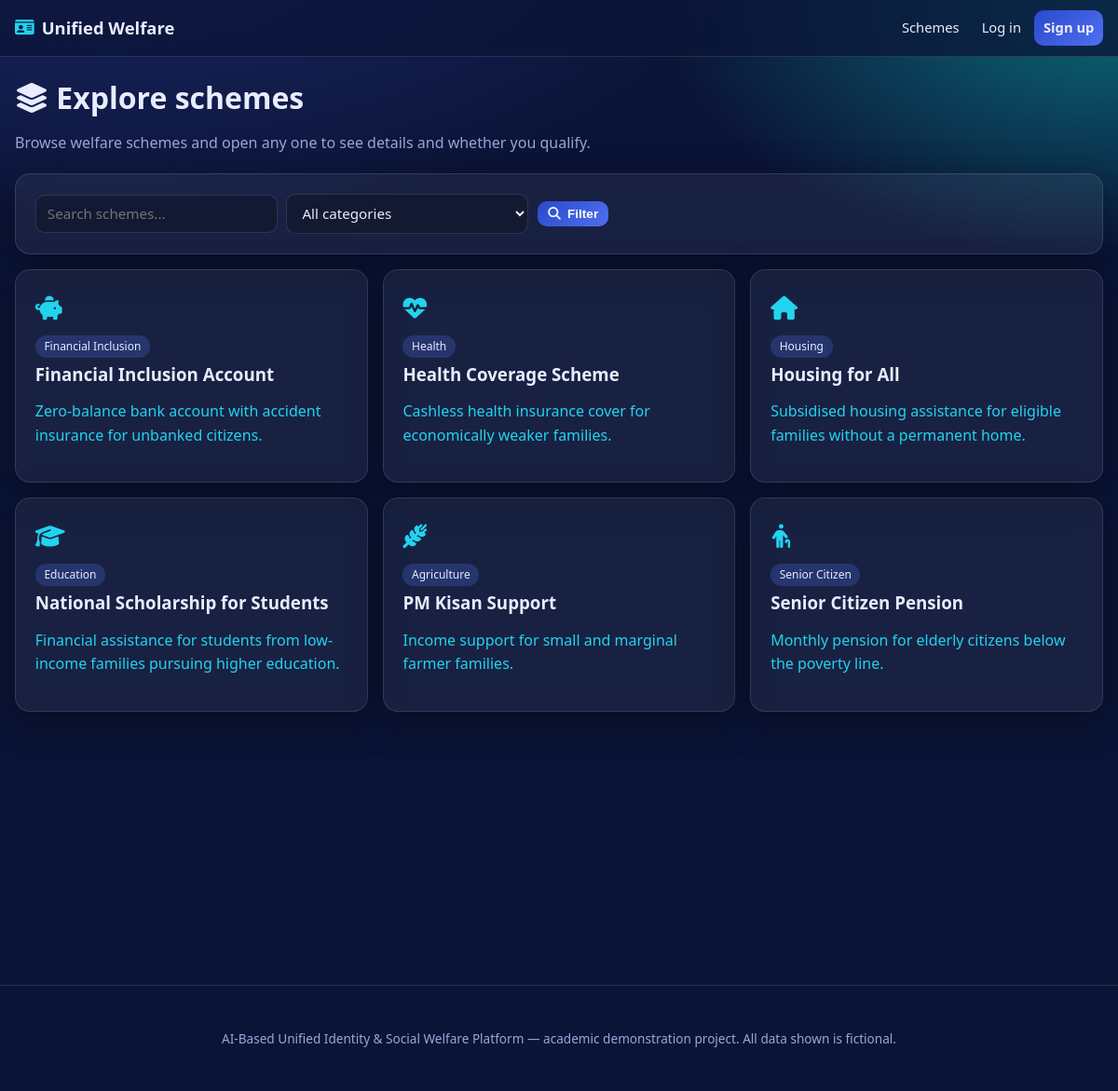
/schemes/, run on the app's committed database.
### models.py (models this page shows, shortened)
class Scheme(db.Model):
    __tablename__ = "schemes"
    id = db.Column(db.Integer, primary_key=True)
    scheme_name = db.Column(db.String(150), nullable=False)
    category = db.Column(db.String(60), nullable=False, index=True)
    description = db.Column(db.Text, nullable=False)
    benefits = db.Column(db.Text)
    official_url = db.Column(db.String(255))
    required_documents = db.Column(db.Text)   # comma-separated list
    is_active = db.Column(db.Boolean, default=True)
    created_at = db.Column(db.DateTime, default=_now)
    updated_at = db.Column(db.DateTime, default=_now, onupdate=_now)
    rules = db.relationship("EligibilityRule", backref="scheme", lazy=True,
                            cascade="all, delete-orphan")

### routes/schemes.py (the view)
@schemes_bp.route("/")
def explore():
    q = request.args.get("q", "").strip()
    category = request.args.get("category", "").strip()
    query = Scheme.query.filter_by(is_active=True)
    if q:
        query = query.filter(Scheme.scheme_name.ilike(f"%{q}%"))
    if category:
        query = query.filter_by(category=category)
    schemes = query.order_by(Scheme.scheme_name.asc()).all()
    return render_template(
        "schemes/list.html",
        schemes=schemes,
        q=q,
        category=category,
        categories=current_app.config["SCHEME_CATEGORIES"],
        icons=current_app.config["SCHEME_CATEGORY_ICONS"],
    )

### templates/schemes/list.html (shortened to what this page needs)
{% extends "base.html" %}
{% block content %}
<div class="page-head"><h1><i class="fa-solid fa-layer-group"></i> Explore schemes</h1>
  <p class="muted">Browse welfare schemes and open any one to see details and
     whether you qualify.</p></div>
<form class="filters card" method="get">
  <input class="input" type="text" name="q" value="{{ q }}" placeholder="Search schemes...">
  <select class="input" name="category">
    <option value="">All categories</option>
  </select>
  <button class="btn btn-small"><i class="fa-solid fa-magnifying-glass"></i> Filter</button>
</form>
{% if schemes %}
  <div class="grid grid-3">
    {% for s in schemes %}
      <a class="card scheme-card" href="{{ url_for('schemes.detail', scheme_id=s.id) }}">
        <span class="scheme-ico"><i class="fa-solid {{ icons.get(s.category, 'fa-layer-group') }}"></i></span>
        <span class="pill">{{ s.category }}</span>
        <h3>{{ s.scheme_name }}</h3>
        <p>{{ s.description|truncate(110) }}</p>
      </a>
    {% endfor %}
  </div>
{% else %}
  <div class="card center-card"><p class="muted">No schemes match your filter.</p></div>
{% endif %}
{% endblock %}

### templates/base.html (shortened to what this page needs)
<!doctype html>
<html lang="en">
<head>
  <link rel="stylesheet"
        href="https://cdnjs.cloudflare.com/ajax/libs/font-awesome/6.5.1/css/all.min.css">
  <link rel="stylesheet" href="{{ url_for('static', filename='css/style.css') }}">
</head>
<body>
<nav class="navbar">
  <div class="nav-inner">
    <a class="brand" href="{{ url_for('main.index') }}">
      <i class="fa-solid fa-id-card"></i> <span>Unified Welfare</span>
    </a>
    <div class="nav-links">
      {% if current_user.is_authenticated %}
        <a href="{{ url_for('main.dashboard') }}"><i class="fa-solid fa-gauge"></i> Dashboard</a>
        <a href="{{ url_for('documents.list_documents') }}"><i class="fa-solid fa-folder"></i> Vault</a>
        <a href="{{ url_for('scanner.list_scanner') }}"><i class="fa-solid fa-expand"></i> Scanner</a>
        <a href="{{ url_for('schemes.explore') }}"><i class="fa-solid fa-layer-group"></i> Schemes</a>
        <a href="{{ url_for('recommendations.index') }}"><i class="fa-solid fa-wand-magic-sparkles"></i> For You</a>
        <a href="{{ url_for('eligibility.check') }}"><i class="fa-solid fa-circle-check"></i> Eligibility</a>
        <a href="{{ url_for('applications.list_applications') }}"><i class="fa-solid fa-list-check"></i> Tracker</a>
        <a href="{{ url_for('main.notifications') }}" class="bell">
          <i class="fa-solid fa-bell"></i>
          {% if unread_notifications %}<span class="badge">{{ unread_notifications }}</span>{% endif %}
        </a>
        {% if current_user.is_admin %}
          <a href="{{ url_for('admin.dashboard') }}"><i class="fa-solid fa-user-shield"></i> Admin</a>
        {% endif %}
        <div class="nav-user">
          <a href="{{ url_for('auth.profile') }}"><i class="fa-solid fa-user"></i> {{ current_user.username }}</a>
          <a href="{{ url_for('main.settings') }}" title="Settings"><i class="fa-solid fa-gear"></i></a>
          <form method="post" action="{{ url_for('auth.logout') }}" class="inline">
            <input type="hidden" name="csrf_token" value="{{ csrf_token() }}">
            <button type="submit" class="link-btn"><i class="fa-solid fa-right-from-bracket"></i> Logout</button>
          </form>
        </div>
      {% else %}
        <a href="{{ url_for('schemes.explore') }}">Schemes</a>
        <a href="{{ url_for('auth.login') }}">Log in</a>
        <a href="{{ url_for('auth.register') }}" class="btn btn-small">Sign up</a>
      {% endif %}
    </div>
  </div>
</nav>
<main id="main" class="container">
  {% block content %}{% endblock %}
</main>
<footer class="footer">
  <p>AI-Based Unified Identity &amp; Social Welfare Platform &mdash;
     academic demonstration project. All data shown is fictional.</p>
</footer>
</body>
</html>

### static/css/style.css (style rules this page uses)
:root { --navy: #0b1437; --navy-2: #14205a; --royal: #2b4acb; --royal-light: #4f6ff0; --cyan: #22d3ee; --cyan-deep: #0891b2; --ink: #0f172a; --text: #e8ecff; --muted: #9aa6d6; --card: rgba(255, 255, 255, 0.06); --card-border: rgba(255, 255, 255, 0.12); --ok: #34d399; --warn: #fbbf24; --danger: #f87171; --radius: 16px; --shadow: 0 10px 40px rgba(0, 0, 0, 0.35); }
* { box-sizing: border-box; }
html { scroll-behavior: smooth; }
body { margin: 0; font-family: "Segoe UI", system-ui, -apple-system, Roboto, Arial, sans-serif; color: var(--text); background: radial-gradient(1200px 600px at 10% -10%, #1b2a6b 0%, transparent 60%), radial-gradient(900px 500px at 100% 0%, #0b6b7a 0%, transparent 55%), var(--navy); min-height: 100vh; line-height: 1.6; }
a { color: var(--cyan); text-decoration: none; }
h1, h2, h3 { line-height: 1.25; margin: 0 0 .6rem; }
.navbar { position: sticky; top: 0; z-index: 100; background: rgba(11, 20, 55, 0.75); backdrop-filter: blur(12px); border-bottom: 1px solid var(--card-border); }
.nav-inner { max-width: 1200px; margin: 0 auto; padding: .7rem 1rem; display: flex; align-items: center; gap: 1rem; flex-wrap: wrap; }
.brand { font-weight: 700; font-size: 1.15rem; color: var(--text); display: flex; align-items: center; gap: .5rem; }
.brand i { color: var(--cyan); }
.nav-links { display: flex; align-items: center; gap: .3rem; margin-left: auto; flex-wrap: wrap; }
.nav-links a { color: var(--text); padding: .45rem .6rem; border-radius: 10px; font-size: .92rem; }
.container { max-width: 1200px; margin: 0 auto; padding: 1.5rem 1rem 3rem; }
.page-head { margin-bottom: 1.2rem; }
.grid { display: grid; gap: 1rem; }
.grid-3 { grid-template-columns: repeat(3, 1fr); }
.card { background: var(--card); border: 1px solid var(--card-border); border-radius: var(--radius); padding: 1.3rem; box-shadow: var(--shadow); backdrop-filter: blur(6px); }
.btn { display: inline-flex; align-items: center; gap: .45rem; cursor: pointer; background: linear-gradient(135deg, var(--royal), var(--royal-light)); color: #fff; border: none; padding: .65rem 1.1rem; border-radius: 12px; font-size: .95rem; font-weight: 600; transition: transform .08s, box-shadow .2s; }
.btn-small { padding: .4rem .7rem; font-size: .85rem; border-radius: 10px; }
.input, input[type=text], input[type=email], input[type=password], input[type=number], input[type=date], select, textarea { width: 100%; padding: .6rem .75rem; border-radius: 10px; border: 1px solid var(--card-border); background: rgba(0,0,0,.25); color: var(--text); font-size: .95rem; font-family: inherit; }
.muted { color: var(--muted); }
.filters { display: flex; gap: .6rem; align-items: center; flex-wrap: wrap; margin-bottom: 1rem; }
.filters .input { max-width: 260px; }
.pill { display: inline-block; background: rgba(79,111,240,.25); color: var(--text); padding: .15rem .6rem; border-radius: 999px; font-size: .75rem; margin-bottom: .4rem; }
.scheme-card, .doc-card, .rec-card { transition: transform .1s, border-color .2s; }
.scheme-card h3 { color: var(--text); }
.scheme-ico { font-size: 1.6rem; color: var(--cyan); display: block; margin-bottom: .4rem; }
.footer { text-align: center; padding: 2rem 1rem; color: var(--muted); font-size: .85rem; border-top: 1px solid var(--card-border); }

### data on the page
Scheme: category "Financial Inclusion", scheme_name "Financial Inclusion Account", description "Zero-balance bank account with accident insurance for unbanked citizens."
Scheme: category "Health", scheme_name "Health Coverage Scheme", description "Cashless health insurance cover for economically weaker families."
Scheme: category "Housing", scheme_name "Housing for All", description "Subsidised housing assistance for eligible families without a permanent home."
Scheme: category "Education", scheme_name "National Scholarship for Students", description "Financial assistance for students from low-income families pursuing higher education."
Scheme: category "Agriculture", scheme_name "PM Kisan Support", description "Income support for small and marginal farmer families."
Scheme: category "Senior Citizen", scheme_name "Senior Citizen Pension", description "Monthly pension for elderly citizens below the poverty line."
